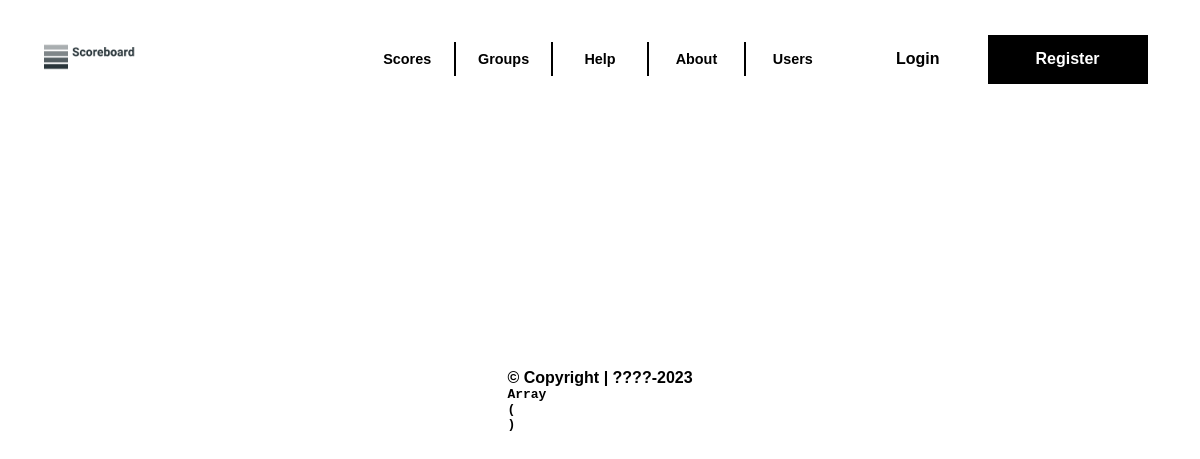
Before: /index.php?page=scores with the older database file.
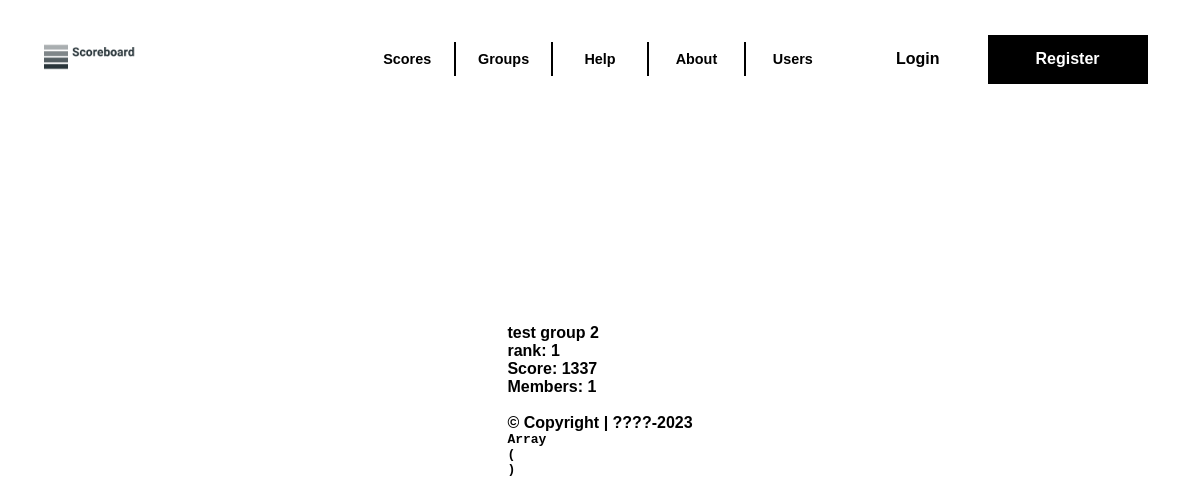
After: the same page with the newer database file.
### tables this page shows
CREATE TABLE `score` (
  `id` int NOT NULL,
  `group_id` int NOT NULL,
  `score` float NOT NULL
);

CREATE TABLE `group_info` (
  `id` int NOT NULL,
  `name` varchar(32) NOT NULL,
  `description` varchar(256) NOT NULL
);

### html/src/class/PageRenderer.class.php (called while the page is built, shortened)
<?php
class PageRenderer
{
    private static $incDir;
    private static $pagesPath;
    public static function initialize()
    {
        self::$incDir = $_SERVER['DOCUMENT_ROOT'] . "/src/inc";
        self::$pagesPath = $_SERVER['DOCUMENT_ROOT'] . "/pages";
    }
    public static function renderPage($page)
    {
        $page = htmlspecialchars(trim($page));
        $pagePath = self::$pagesPath . "/$page.php";
        $errorPath = $_SERVER['DOCUMENT_ROOT'] . "/src/errors/404.php";
        require_once self::$incDir . "/header.inc.php";
        require_once (file_exists($pagePath)) ? $pagePath : $errorPath;
        require_once self::$incDir . "/footer.inc.php";
    }
}

### html/index.php (called while the page is built, shortened)
<?php
PageRenderer::renderPage(sanitizeInput($_GET['page']));
print_p($_SESSION);

### html/src/inc/class_autoloader.inc.php (called while the page is built, shortened)
<?php
spl_autoload_register(function ($class) {
    $class = str_replace('\\', '/', $class);
    $baseDir = "{$_SERVER['DOCUMENT_ROOT']}/src/class";
    $extension = ".class.php";
    $fullPath = "$baseDir/$class$extension";
});

### html/src/class/Dbh.class.php (called while the page is built, shortened)
<?php
class Dbh
{
    protected static $pdo;
    public static function startConnection()
    {
        $dsn = "mysql:host=". DB_HOST .";port=". DB_PORT .";dbname=". DB_NAME;
        $user = DB_USER;
        $password = DB_PASS;
        try {
            self::$pdo = new PDO($dsn, $user, $password);
            self::$pdo->setAttribute(PDO::ATTR_ERRMODE, PDO::ERRMODE_EXCEPTION);
        } catch(PDOException $e) {
            echo "Connection failed: " . $e->getMessage();
            return false;
        }
        return true;
    }
    public static function getConnection()
    {
        return self::$pdo;
    }
}

### html/src/class/Score.class.php (called while the page is built, shortened)
<?php
class Score
{
    private static $pdo;
    public static function initialize(): void
    {
        self::$pdo = Dbh::getConnection();
    }
    public static function getScores($orderStyle = "scoreDESC")
    {
        $query = "
            SELECT `score`.*, `group_info`.*, COUNT(`group_member`.id) as 'member_count',
                RANK() OVER(ORDER BY `score`.score DESC) AS 'rank'
            FROM `score`
            INNER JOIN `group_info` ON `group_info`.id = `score`.group_id
            INNER JOIN `group_member` ON `group_member`.group_id = `group_info`.id
            GROUP BY `score`.id, `group_info`.id
            ORDER BY
        ";
        switch ($orderStyle) {
            default:
                $query .= "`score`.score DESC";
                break;
        }
        $query .= ";";
        $sto = self::$pdo->prepare($query);
        $sto->execute();
        $results = $sto->fetchAll(PDO::FETCH_ASSOC);
        return $results;
    }
}

### html/pages/scores.php (the view)
<?php
$orderType = (isset($_GET['o'])) ? DataProcessor::sanitizeData($_GET['o']) : null;
$scores = Score::getScores($orderType);
foreach ($scores as $score) {
    echo "
        <div class='group'>
    ";
    if (isset($_SESSION['user']) && DataProcessor::registeredValue('group_member', [
        'user_id' => $_SESSION['user']['id'],
        'group_id' => $score['group_id']
    ])) {
        echo "<p id='group-name'>{$score['name']} [Your group]</p>";
    } else {
        echo "<p id='group-name'>{$score['name']}</p>";
    }
    echo "
            <p id='group-rank'>rank: {$score['rank']}</p>
            <p id='group-score'>Score: {$score['score']}</p>
            <p id='group-member_count'>Members: {$score['member_count']}</p>
        </div><br>
    ";
}

### html/src/inc/header.inc.php (shortened to what this page needs)
<!DOCTYPE html>
<html lang="en">
<head>
    <link rel="stylesheet" href="/css/style.css">
    <link rel="stylesheet" href="/libs/bootstrap/bootstrap_icons.css">
</head>
<body>
<header>
    <nav class="topnav">
        <ul>
            <div id="logo">
            </div>
            <div class="centerContent">
                <li>
                    <a href="/index.php?page=scores" class="Hover">Scores</a>
                </li>
                <div class="line"></div>
                <li>
                    <a href="/index.php?page=groups" class="Hover">Groups</a>
                </li>
                <div class="line"></div>
                <li>
                    <a href="/index.php?page=help" id="help" class="Hover">Help</a>
                </li>
                <div class="line"></div>
                <li>
                    <a href="/index.php?page=about" class="Hover">About</a>
                </li>
                <div class="line"></div>
                <li>
                    <a href="/index.php?page=users" class="Hover">Users</a>
                </li>
            </div>
            <?php if (empty($_SESSION['user'])): ?>
            <div class="user_opt">
                <li id="loginbtn">
                    <a href="/index.php?page=login" id="login" class="Hover">Login</a>
                </li>
                <li>
                    <a href="/index.php?page=register" id="register">Register</a>
                </li>
            </div>
            <?php endif; ?>
        </ul>
    </nav>
</header>

### html/src/inc/footer.inc.php
<footer>
    <?= "&copy; Copyright | ????-" . date("Y") . "\n" ?>
</footer>
</body>
</html>

### html/src/inc/functions.inc.php (shortened to what this page needs)
<?php
function print_p($array, $tags = '', $font_size = 1) {
    echo "$tags<pre style='font-size: ". $font_size ."em;'>";
    print_r($array);
    echo "</pre>$tags";
}

### html/css/style.css (style rules this page uses)
*, *::before, *::after { margin: 0; padding: 0; box-sizing: border-box; }
html, body { width: 100vw; height: 100vh; background-color: #ffffff; display: grid; place-content: center; font-family: 'Helvetica', sans-serif; font-weight: 600; }
header { width: 100vw; height: 70px; position: fixed; top: 1.5em; }
.topnav, .topnav>ul { width: 100%; height: 100%; }
.topnav>ul { display: flex; justify-content: flex-end; align-items: center; padding: 0 4em 0 4em; position: relative; }
.topnav li { height: 100%; display: flex; align-items: center; justify-content: center; color: #fff; }
.topnav a { color: #000; text-decoration: none; position: relative; transition: all 250ms ease-in-out; }
.user_opt { width: 15em; height: 70%; display: flex; justify-content: space-between; }
#loginbtn { margin-right: 3em; }
li:has(#register) { width: 80%; height: 100%; }
#register { color: #fff; width: 10em; height: 100%; background-color: black; display: flex; justify-content: center; align-items: center; transition: 0.25s ease-in-out; }
.centerContent { width: 40%; height: 70%; background-color: transparent; position: absolute; left: 50%; transform: translate(-50%, 0%); display: flex; justify-content: center; align-items: center; }
.centerContent li { width: 9em; }
.centerContent a { color: #000; margin-left: 10px; margin-right: 10px; font-size: 0.9rem; }
.line { border-left: 2px solid #000; height: 70%; }
#logo { width: 10%; height: 80%; position: absolute; left: 2em; background-image: url('/media/images/logo.png'); background-position: center; background-size: cover; }
.Hover { transition: all 0.15s ease-in-out; }
.Hover::after { content: ''; width: 0; height: 2px; background-color: black; position: absolute; left: 0; bottom: -2px; transition: all 0.15s ease-in-out; }

Changed rows visible on the page:
added score: group_info.name "test group 2", rank "1", score "1337", member_count "1"
